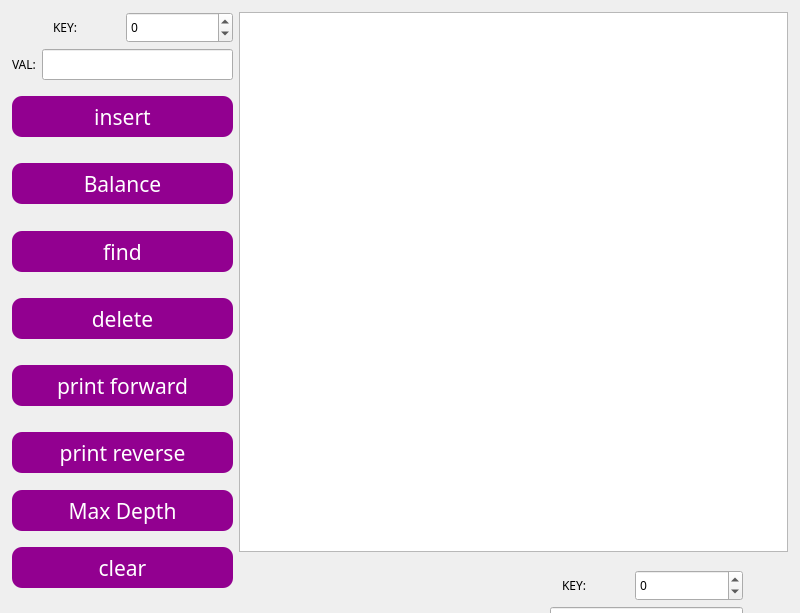
<?xml version="1.0" encoding="UTF-8"?>
<ui version="4.0">
 <class>MainWindow</class>
 <widget class="QMainWindow" name="MainWindow">
  <property name="geometry">
   <rect>
    <x>0</x>
    <y>0</y>
    <width>800</width>
    <height>613</height>
   </rect>
  </property>
  <property name="font">
   <font>
    <family>Futura</family>
   </font>
  </property>
  <property name="windowTitle">
   <string>MainWindow</string>
  </property>
  <widget class="QWidget" name="centralwidget">
   <widget class="QWidget" name="layoutWidget">
    <property name="geometry">
     <rect>
      <x>520</x>
      <y>570</y>
      <width>223</width>
      <height>518</height>
     </rect>
    </property>
    <layout class="QVBoxLayout" name="verticalLayout_2">
     <item>
      <layout class="QHBoxLayout" name="horizontalLayout_3">
       <item alignment="Qt::AlignHCenter">
        <widget class="QLabel" name="label_4">
         <property name="maximumSize">
          <size>
           <width>70</width>
           <height>50</height>
          </size>
         </property>
         <property name="text">
          <string>KEY:</string>
         </property>
        </widget>
       </item>
       <item>
        <widget class="QSpinBox" name="inBox_2">
         <property name="minimumSize">
          <size>
           <width>91</width>
           <height>31</height>
          </size>
         </property>
         <property name="readOnly">
          <bool>false</bool>
         </property>
         <property name="minimum">
          <number>-100</number>
         </property>
         <property name="maximum">
          <number>100</number>
         </property>
        </widget>
       </item>
      </layout>
     </item>
     <item>
      <layout class="QHBoxLayout" name="horizontalLayout_4">
       <item alignment="Qt::AlignHCenter|Qt::AlignVCenter">
        <widget class="QLabel" name="label_5">
         <property name="text">
          <string>VAL:</string>
         </property>
        </widget>
       </item>
       <item>
        <widget class="QLineEdit" name="lineEdit_2">
         <property name="minimumSize">
          <size>
           <width>100</width>
           <height>31</height>
          </size>
         </property>
         <property name="readOnly">
          <bool>false</bool>
         </property>
        </widget>
       </item>
      </layout>
     </item>
     <item alignment="Qt::AlignHCenter|Qt::AlignVCenter">
      <widget class="QPushButton" name="On_insert_2">
       <property name="minimumSize">
        <size>
         <width>221</width>
         <height>41</height>
        </size>
       </property>
       <property name="maximumSize">
        <size>
         <width>221</width>
         <height>41</height>
        </size>
       </property>
       <property name="font">
        <font>
         <family>Futura</family>
         <pointsize>16</pointsize>
         <italic>false</italic>
         <fontweight>Medium</fontweight>
        </font>
       </property>
       <property name="styleSheet">
        <string notr="true">background-color: rgb(146, 0,144);
color: rgb(255, 255, 255);
font: 500 16pt &quot;Futura&quot;;
border-radius: 10px;
padding: 6px;</string>
       </property>
       <property name="text">
        <string>insert</string>
       </property>
      </widget>
     </item>
     <item alignment="Qt::AlignHCenter|Qt::AlignVCenter">
      <widget class="QPushButton" name="On_balance_2">
       <property name="minimumSize">
        <size>
         <width>221</width>
         <height>41</height>
        </size>
       </property>
       <property name="maximumSize">
        <size>
         <width>221</width>
         <height>41</height>
        </size>
       </property>
       <property name="font">
        <font>
         <family>Futura</family>
         <pointsize>16</pointsize>
         <italic>false</italic>
         <fontweight>Medium</fontweight>
        </font>
       </property>
       <property name="styleSheet">
        <string notr="true">background-color: rgb(146, 0,144);
color: rgb(255, 255, 255);
font: 500 16pt &quot;Futura&quot;;
border-radius: 10px;
padding: 6px;</string>
       </property>
       <property name="text">
        <string>Balance</string>
       </property>
      </widget>
     </item>
     <item alignment="Qt::AlignHCenter|Qt::AlignVCenter">
      <widget class="QPushButton" name="On_find_2">
       <property name="minimumSize">
        <size>
         <width>221</width>
         <height>41</height>
        </size>
       </property>
       <property name="maximumSize">
        <size>
         <width>221</width>
         <height>41</height>
        </size>
       </property>
       <property name="font">
        <font>
         <family>Futura</family>
         <pointsize>16</pointsize>
         <italic>false</italic>
         <fontweight>Medium</fontweight>
        </font>
       </property>
       <property name="styleSheet">
        <string notr="true">background-color: rgb(146, 0,144);
color: rgb(255, 255, 255);
font: 500 16pt &quot;Futura&quot;;
border-radius: 10px;
padding: 6px;</string>
       </property>
       <property name="text">
        <string>find</string>
       </property>
      </widget>
     </item>
     <item alignment="Qt::AlignHCenter|Qt::AlignVCenter">
      <widget class="QPushButton" name="On_delete_2">
       <property name="minimumSize">
        <size>
         <width>221</width>
         <height>41</height>
        </size>
       </property>
       <property name="maximumSize">
        <size>
         <width>221</width>
         <height>41</height>
        </size>
       </property>
       <property name="font">
        <font>
         <family>Futura</family>
         <pointsize>16</pointsize>
         <italic>false</italic>
         <fontweight>Medium</fontweight>
        </font>
       </property>
       <property name="styleSheet">
        <string notr="true">background-color: rgb(146, 0, 144);
color: rgb(255, 255, 255);
font: 500 16pt &quot;Futura&quot;;
border-radius: 10px;
padding: 6px;</string>
       </property>
       <property name="text">
        <string>delete</string>
       </property>
      </widget>
     </item>
     <item alignment="Qt::AlignHCenter|Qt::AlignVCenter">
      <widget class="QPushButton" name="On_print_forward_2">
       <property name="minimumSize">
        <size>
         <width>221</width>
         <height>41</height>
        </size>
       </property>
       <property name="maximumSize">
        <size>
         <width>221</width>
         <height>41</height>
        </size>
       </property>
       <property name="font">
        <font>
         <family>Futura</family>
         <pointsize>16</pointsize>
         <italic>false</italic>
         <fontweight>Medium</fontweight>
        </font>
       </property>
       <property name="styleSheet">
        <string notr="true">background-color: rgb(146, 0, 144);
color: rgb(255, 255, 255);
font: 500 16pt &quot;Futura&quot;;
border-radius: 10px;
padding: 6px;</string>
       </property>
       <property name="text">
        <string>print forward</string>
       </property>
      </widget>
     </item>
     <item alignment="Qt::AlignVCenter">
      <widget class="QPushButton" name="On_print_reverse_2">
       <property name="minimumSize">
        <size>
         <width>221</width>
         <height>41</height>
        </size>
       </property>
       <property name="maximumSize">
        <size>
         <width>221</width>
         <height>41</height>
        </size>
       </property>
       <property name="font">
        <font>
         <family>Futura</family>
         <pointsize>16</pointsize>
         <italic>false</italic>
         <fontweight>Medium</fontweight>
        </font>
       </property>
       <property name="styleSheet">
        <string notr="true">background-color: rgb(146, 0,144);
color: rgb(255, 255, 255);
font: 500 16pt &quot;Futura&quot;;
border-radius: 10px;
padding: 6px;</string>
       </property>
       <property name="text">
        <string>print reverse</string>
       </property>
      </widget>
     </item>
     <item>
      <widget class="QPushButton" name="On_MaxDepth_2">
       <property name="minimumSize">
        <size>
         <width>221</width>
         <height>41</height>
        </size>
       </property>
       <property name="maximumSize">
        <size>
         <width>221</width>
         <height>41</height>
        </size>
       </property>
       <property name="font">
        <font>
         <family>Futura</family>
         <pointsize>16</pointsize>
         <italic>false</italic>
         <fontweight>Medium</fontweight>
        </font>
       </property>
       <property name="styleSheet">
        <string notr="true">background-color: rgb(146, 0,144);
color: rgb(255, 255, 255);
font: 500 16pt &quot;Futura&quot;;
border-radius: 10px;
padding: 6px;</string>
       </property>
       <property name="text">
        <string>Max Depth</string>
       </property>
      </widget>
     </item>
     <item alignment="Qt::AlignVCenter">
      <widget class="QPushButton" name="On_clear_2">
       <property name="minimumSize">
        <size>
         <width>221</width>
         <height>41</height>
        </size>
       </property>
       <property name="maximumSize">
        <size>
         <width>221</width>
         <height>41</height>
        </size>
       </property>
       <property name="font">
        <font>
         <family>Futura</family>
         <pointsize>16</pointsize>
         <italic>false</italic>
         <fontweight>Medium</fontweight>
        </font>
       </property>
       <property name="styleSheet">
        <string notr="true">background-color: rgb(146, 0,144);
color: rgb(255, 255, 255);
font: 500 16pt &quot;Futura&quot;;
border-radius: 10px;
padding: 6px;</string>
       </property>
       <property name="text">
        <string>clear</string>
       </property>
      </widget>
     </item>
    </layout>
   </widget>
   <widget class="QWidget" name="">
    <property name="geometry">
     <rect>
      <x>12</x>
      <y>12</y>
      <width>776</width>
      <height>586</height>
     </rect>
    </property>
    <layout class="QFormLayout" name="formLayout">
     <item row="0" column="0">
      <layout class="QVBoxLayout" name="verticalLayout">
       <item>
        <layout class="QHBoxLayout" name="horizontalLayout">
         <item alignment="Qt::AlignHCenter">
          <widget class="QLabel" name="label_2">
           <property name="maximumSize">
            <size>
             <width>70</width>
             <height>50</height>
            </size>
           </property>
           <property name="text">
            <string>KEY:</string>
           </property>
          </widget>
         </item>
         <item>
          <widget class="QSpinBox" name="inBox">
           <property name="minimumSize">
            <size>
             <width>91</width>
             <height>31</height>
            </size>
           </property>
           <property name="readOnly">
            <bool>false</bool>
           </property>
           <property name="minimum">
            <number>-100</number>
           </property>
           <property name="maximum">
            <number>100</number>
           </property>
          </widget>
         </item>
        </layout>
       </item>
       <item>
        <layout class="QHBoxLayout" name="horizontalLayout_2">
         <item alignment="Qt::AlignHCenter|Qt::AlignVCenter">
          <widget class="QLabel" name="label_3">
           <property name="text">
            <string>VAL:</string>
           </property>
          </widget>
         </item>
         <item>
          <widget class="QLineEdit" name="lineEdit">
           <property name="minimumSize">
            <size>
             <width>100</width>
             <height>31</height>
            </size>
           </property>
           <property name="readOnly">
            <bool>false</bool>
           </property>
          </widget>
         </item>
        </layout>
       </item>
       <item alignment="Qt::AlignHCenter|Qt::AlignVCenter">
        <widget class="QPushButton" name="On_insert">
         <property name="minimumSize">
          <size>
           <width>221</width>
           <height>41</height>
          </size>
         </property>
         <property name="maximumSize">
          <size>
           <width>221</width>
           <height>41</height>
          </size>
         </property>
         <property name="font">
          <font>
           <family>Futura</family>
           <pointsize>16</pointsize>
           <italic>false</italic>
           <fontweight>Medium</fontweight>
          </font>
         </property>
         <property name="styleSheet">
          <string notr="true">background-color: rgb(146, 0,144);
color: rgb(255, 255, 255);
font: 500 16pt &quot;Futura&quot;;
border-radius: 10px;
padding: 6px;</string>
         </property>
         <property name="text">
          <string>insert</string>
         </property>
        </widget>
       </item>
       <item alignment="Qt::AlignHCenter|Qt::AlignVCenter">
        <widget class="QPushButton" name="On_balance">
         <property name="minimumSize">
          <size>
           <width>221</width>
           <height>41</height>
          </size>
         </property>
         <property name="maximumSize">
          <size>
           <width>221</width>
           <height>41</height>
          </size>
         </property>
         <property name="font">
          <font>
           <family>Futura</family>
           <pointsize>16</pointsize>
           <italic>false</italic>
           <fontweight>Medium</fontweight>
          </font>
         </property>
         <property name="styleSheet">
          <string notr="true">background-color: rgb(146, 0,144);
color: rgb(255, 255, 255);
font: 500 16pt &quot;Futura&quot;;
border-radius: 10px;
padding: 6px;</string>
         </property>
         <property name="text">
          <string>Balance</string>
         </property>
        </widget>
       </item>
       <item alignment="Qt::AlignHCenter|Qt::AlignVCenter">
        <widget class="QPushButton" name="On_find">
         <property name="minimumSize">
          <size>
           <width>221</width>
           <height>41</height>
          </size>
         </property>
         <property name="maximumSize">
          <size>
           <width>221</width>
           <height>41</height>
          </size>
         </property>
         <property name="font">
          <font>
           <family>Futura</family>
           <pointsize>16</pointsize>
           <italic>false</italic>
           <fontweight>Medium</fontweight>
          </font>
         </property>
         <property name="styleSheet">
          <string notr="true">background-color: rgb(146, 0,144);
color: rgb(255, 255, 255);
font: 500 16pt &quot;Futura&quot;;
border-radius: 10px;
padding: 6px;</string>
         </property>
         <property name="text">
          <string>find</string>
         </property>
        </widget>
       </item>
       <item alignment="Qt::AlignHCenter|Qt::AlignVCenter">
        <widget class="QPushButton" name="On_delete">
         <property name="minimumSize">
          <size>
           <width>221</width>
           <height>41</height>
          </size>
         </property>
         <property name="maximumSize">
          <size>
           <width>221</width>
           <height>41</height>
          </size>
         </property>
         <property name="font">
          <font>
           <family>Futura</family>
           <pointsize>16</pointsize>
           <italic>false</italic>
           <fontweight>Medium</fontweight>
          </font>
         </property>
         <property name="styleSheet">
          <string notr="true">background-color: rgb(146, 0, 144);
color: rgb(255, 255, 255);
font: 500 16pt &quot;Futura&quot;;
border-radius: 10px;
padding: 6px;</string>
         </property>
         <property name="text">
          <string>delete</string>
         </property>
        </widget>
       </item>
       <item alignment="Qt::AlignHCenter|Qt::AlignVCenter">
        <widget class="QPushButton" name="On_print_forward">
         <property name="minimumSize">
          <size>
           <width>221</width>
           <height>41</height>
          </size>
         </property>
         <property name="maximumSize">
          <size>
           <width>221</width>
           <height>41</height>
          </size>
         </property>
         <property name="font">
          <font>
           <family>Futura</family>
           <pointsize>16</pointsize>
           <italic>false</italic>
           <fontweight>Medium</fontweight>
          </font>
         </property>
         <property name="styleSheet">
          <string notr="true">background-color: rgb(146, 0, 144);
color: rgb(255, 255, 255);
font: 500 16pt &quot;Futura&quot;;
border-radius: 10px;
padding: 6px;</string>
         </property>
         <property name="text">
          <string>print forward</string>
         </property>
        </widget>
       </item>
       <item alignment="Qt::AlignVCenter">
        <widget class="QPushButton" name="On_print_reverse">
         <property name="minimumSize">
          <size>
           <width>221</width>
           <height>41</height>
          </size>
         </property>
         <property name="maximumSize">
          <size>
           <width>221</width>
           <height>41</height>
          </size>
         </property>
         <property name="font">
          <font>
           <family>Futura</family>
           <pointsize>16</pointsize>
           <italic>false</italic>
           <fontweight>Medium</fontweight>
          </font>
         </property>
         <property name="styleSheet">
          <string notr="true">background-color: rgb(146, 0,144);
color: rgb(255, 255, 255);
font: 500 16pt &quot;Futura&quot;;
border-radius: 10px;
padding: 6px;</string>
         </property>
         <property name="text">
          <string>print reverse</string>
         </property>
        </widget>
       </item>
       <item>
        <widget class="QPushButton" name="On_MaxDepth">
         <property name="minimumSize">
          <size>
           <width>221</width>
           <height>41</height>
          </size>
         </property>
         <property name="maximumSize">
          <size>
           <width>221</width>
           <height>41</height>
          </size>
         </property>
         <property name="font">
          <font>
           <family>Futura</family>
           <pointsize>16</pointsize>
           <italic>false</italic>
           <fontweight>Medium</fontweight>
          </font>
         </property>
         <property name="styleSheet">
          <string notr="true">background-color: rgb(146, 0,144);
color: rgb(255, 255, 255);
font: 500 16pt &quot;Futura&quot;;
border-radius: 10px;
padding: 6px;</string>
         </property>
         <property name="text">
          <string>Max Depth</string>
         </property>
        </widget>
       </item>
       <item alignment="Qt::AlignVCenter">
        <widget class="QPushButton" name="On_clear">
         <property name="minimumSize">
          <size>
           <width>221</width>
           <height>41</height>
          </size>
         </property>
         <property name="maximumSize">
          <size>
           <width>221</width>
           <height>41</height>
          </size>
         </property>
         <property name="font">
          <font>
           <family>Futura</family>
           <pointsize>16</pointsize>
           <italic>false</italic>
           <fontweight>Medium</fontweight>
          </font>
         </property>
         <property name="styleSheet">
          <string notr="true">background-color: rgb(146, 0,144);
color: rgb(255, 255, 255);
font: 500 16pt &quot;Futura&quot;;
border-radius: 10px;
padding: 6px;</string>
         </property>
         <property name="text">
          <string>clear</string>
         </property>
        </widget>
       </item>
      </layout>
     </item>
     <item row="0" column="1">
      <layout class="QVBoxLayout" name="verticalLayout_3">
       <item>
        <widget class="QTreeView" name="treeView">
         <property name="minimumSize">
          <size>
           <width>541</width>
           <height>532</height>
          </size>
         </property>
        </widget>
       </item>
       <item alignment="Qt::AlignVCenter">
        <widget class="QLabel" name="label">
         <property name="minimumSize">
          <size>
           <width>100</width>
           <height>40</height>
          </size>
         </property>
         <property name="text">
          <string/>
         </property>
        </widget>
       </item>
      </layout>
     </item>
    </layout>
   </widget>
  </widget>
 </widget>
 <resources/>
 <connections/>
</ui>
